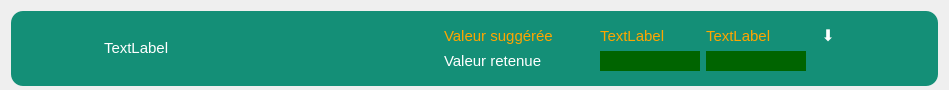
<?xml version="1.0" encoding="UTF-8"?>
<ui version="4.0">
 <class>Form</class>
 <widget class="QWidget" name="Form">
  <property name="geometry">
   <rect>
    <x>0</x>
    <y>0</y>
    <width>949</width>
    <height>90</height>
   </rect>
  </property>
  <property name="sizePolicy">
   <sizepolicy hsizetype="Preferred" vsizetype="Ignored">
    <horstretch>0</horstretch>
    <verstretch>0</verstretch>
   </sizepolicy>
  </property>
  <property name="minimumSize">
   <size>
    <width>0</width>
    <height>90</height>
   </size>
  </property>
  <property name="maximumSize">
   <size>
    <width>16777215</width>
    <height>90</height>
   </size>
  </property>
  <property name="windowTitle">
   <string/>
  </property>
  <property name="styleSheet">
   <string notr="true"/>
  </property>
  <layout class="QVBoxLayout" name="verticalLayout">
   <item>
    <widget class="QFrame" name="frame">
     <property name="minimumSize">
      <size>
       <width>0</width>
       <height>75</height>
      </size>
     </property>
     <property name="maximumSize">
      <size>
       <width>16777215</width>
       <height>75</height>
      </size>
     </property>
     <property name="styleSheet">
      <string notr="true">background-color: #148F77; border-radius: 12px</string>
     </property>
     <property name="frameShape">
      <enum>QFrame::StyledPanel</enum>
     </property>
     <property name="frameShadow">
      <enum>QFrame::Raised</enum>
     </property>
     <layout class="QVBoxLayout" name="verticalLayout_2">
      <item>
       <layout class="QHBoxLayout" name="horizontalLayout_2">
        <property name="spacing">
         <number>6</number>
        </property>
        <item>
         <widget class="QLabel" name="nameLabel">
          <property name="minimumSize">
           <size>
            <width>250</width>
            <height>0</height>
           </size>
          </property>
          <property name="maximumSize">
           <size>
            <width>250</width>
            <height>20</height>
           </size>
          </property>
          <property name="font">
           <font>
            <pointsize>11</pointsize>
           </font>
          </property>
          <property name="styleSheet">
           <string notr="true">color:white</string>
          </property>
          <property name="text">
           <string>TextLabel</string>
          </property>
         </widget>
        </item>
        <item>
         <layout class="QGridLayout" name="gridLayout_2">
          <item row="0" column="2">
           <widget class="QLabel" name="capacitySuggestedLabel">
            <property name="minimumSize">
             <size>
              <width>100</width>
              <height>0</height>
             </size>
            </property>
            <property name="maximumSize">
             <size>
              <width>100</width>
              <height>20</height>
             </size>
            </property>
            <property name="font">
             <font>
              <pointsize>11</pointsize>
             </font>
            </property>
            <property name="styleSheet">
             <string notr="true">color: orange</string>
            </property>
            <property name="text">
             <string>TextLabel</string>
            </property>
           </widget>
          </item>
          <item row="0" column="0">
           <widget class="QLabel" name="label">
            <property name="maximumSize">
             <size>
              <width>150</width>
              <height>20</height>
             </size>
            </property>
            <property name="font">
             <font>
              <pointsize>11</pointsize>
             </font>
            </property>
            <property name="styleSheet">
             <string notr="true">color:orange</string>
            </property>
            <property name="text">
             <string>Valeur suggérée</string>
            </property>
           </widget>
          </item>
          <item row="1" column="2">
           <widget class="QLineEdit" name="capacityEdit">
            <property name="minimumSize">
             <size>
              <width>100</width>
              <height>0</height>
             </size>
            </property>
            <property name="maximumSize">
             <size>
              <width>100</width>
              <height>20</height>
             </size>
            </property>
            <property name="font">
             <font>
              <pointsize>11</pointsize>
             </font>
            </property>
            <property name="styleSheet">
             <string notr="true">color: white; background-color:darkgreen</string>
            </property>
           </widget>
          </item>
          <item row="0" column="1">
           <widget class="QLabel" name="diphSuggestedLabel">
            <property name="minimumSize">
             <size>
              <width>100</width>
              <height>0</height>
             </size>
            </property>
            <property name="maximumSize">
             <size>
              <width>100</width>
              <height>20</height>
             </size>
            </property>
            <property name="font">
             <font>
              <pointsize>11</pointsize>
             </font>
            </property>
            <property name="styleSheet">
             <string notr="true">color:orange</string>
            </property>
            <property name="text">
             <string>TextLabel</string>
            </property>
           </widget>
          </item>
          <item row="1" column="0">
           <widget class="QLabel" name="label_2">
            <property name="maximumSize">
             <size>
              <width>150</width>
              <height>20</height>
             </size>
            </property>
            <property name="font">
             <font>
              <pointsize>11</pointsize>
             </font>
            </property>
            <property name="styleSheet">
             <string notr="true">color: white</string>
            </property>
            <property name="text">
             <string>Valeur retenue</string>
            </property>
           </widget>
          </item>
          <item row="1" column="1">
           <widget class="QLineEdit" name="diphEdit">
            <property name="minimumSize">
             <size>
              <width>100</width>
              <height>0</height>
             </size>
            </property>
            <property name="maximumSize">
             <size>
              <width>100</width>
              <height>20</height>
             </size>
            </property>
            <property name="font">
             <font>
              <pointsize>11</pointsize>
             </font>
            </property>
            <property name="mouseTracking">
             <bool>false</bool>
            </property>
            <property name="toolTip">
             <string notr="true"/>
            </property>
            <property name="styleSheet">
             <string notr="true">color: white; background-color:darkgreen</string>
            </property>
            <property name="locale">
             <locale language="English" country="UnitedStates"/>
            </property>
           </widget>
          </item>
          <item row="0" column="3">
           <widget class="QPushButton" name="pushButton">
            <property name="maximumSize">
             <size>
              <width>32</width>
              <height>16777215</height>
             </size>
            </property>
            <property name="font">
             <font>
              <pointsize>12</pointsize>
             </font>
            </property>
            <property name="styleSheet">
             <string notr="true">color: white</string>
            </property>
            <property name="text">
             <string>⬇</string>
            </property>
           </widget>
          </item>
         </layout>
        </item>
       </layout>
      </item>
     </layout>
    </widget>
   </item>
  </layout>
 </widget>
 <resources/>
 <connections/>
</ui>
